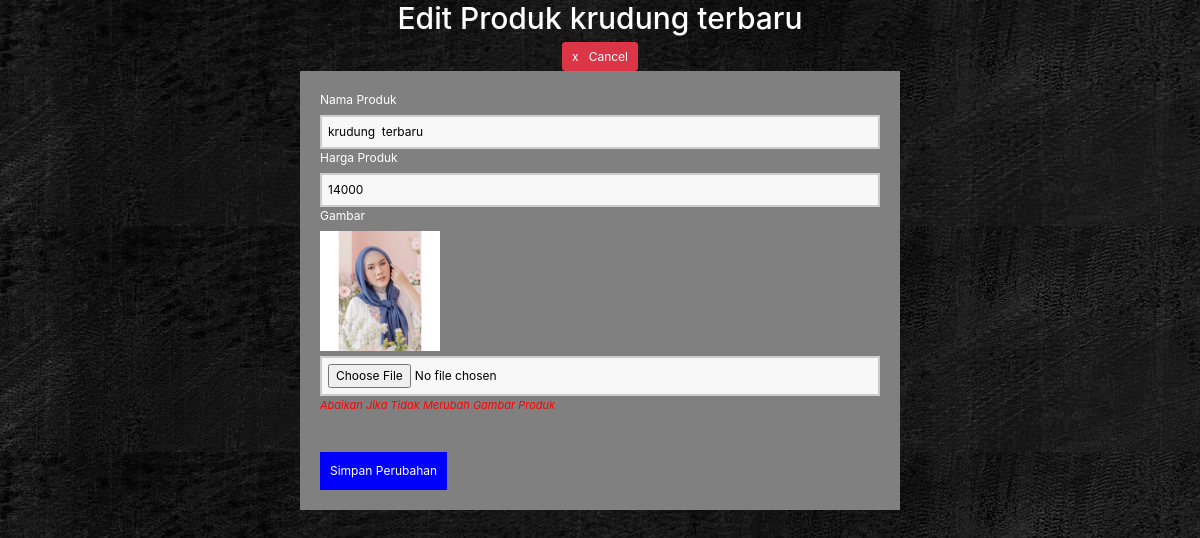
The app's page /app/edit_produk.php?idproduct=3 (signed in) with its own data.
### tables this page shows
CREATE TABLE `product` (
  `idproduct` int(100) NOT NULL,
  `nama` varchar(200) NOT NULL,
  `harga` varchar(100) NOT NULL,
  `image` varchar(200) NOT NULL
);

### app/edit_produk.php (the view, shortened to what this page needs)
<?php
    include ("../auth/koneksi.php");
    if(isset($_GET['idproduct'])){
        $id=$_GET['idproduct'];
        $query = "SELECT * FROM product where idproduct = '$id'";
        $result = mysqli_query($mysqli, $query);
        $data = mysqli_fetch_assoc($result);
    }else {
        echo "<script>alert('Masukan ID yang ingin di edit');window.location='index.php';</script>";
    }
?>
<!DOCTYPE html>
<html lang="en">
<head>
    <link rel="stylesheet" href="style/style.css" />
    <link
      rel="stylesheet"
      href="https://cdnjs.cloudflare.com/ajax/libs/remixicon/3.5.0/remixicon.css" />
    <link rel="stylesheet" href="https://cdn.jsdelivr.net/npm/bootstrap@4.0.0/dist/css/bootstrap.min.css">
</head>
<body>
    <center><h1>Edit Produk <?php echo $data['nama']; ?></h1></center>
        <center><a class="btn btn-danger" href="tambahproduk.php">x &nbsp; Cancel</a></center>
    <form action="proses_edit.php" method="POST" enctype="multipart/form-data">
    <section class="base">
        <div>
            <label >Nama Produk</label>
            <input type="text" name="nama" autofocus="" required="" value="<?php echo $data['nama']; ?>"/>
        </div>
        <div>
            <label >Harga Produk</label>
            <input type="text" name="harga" autofocus="" required="" value="<?php echo $data['harga']; ?>"/>
        </div>
        <div>
            <label >Gambar</label>
            <img src="img/<?php echo $data['image']; ?>" alt=""  style="width : 120px;float: left;margin-bottom: 5px; ">
            <input type="file" name="image"/>
            <i style="floay:11px; font-size:11px; color:red; ">Abaikan Jika Tidak Merubah Gambar Produk</i>
        </div>
        <div>
            <br>
            <button type="submit">Simpan Perubahan</button>
        </div>
    </section>
    </form>
</body>
</html>

### app/style/style.css (style rules this page uses)
* { margin: 0; padding: 0; text-decoration: none; }
:root { --body-font: "Montserrat", sans-serif; --second-font: "Montagu Slab", serif; --z_index: 999; --biru-nav: #687eff; --biru-sidebar: #98e4ff; --biru-font: #b6fffa; --biru-ekstra: #80b3ff; --nav-color: hsl(230, 62%, 56%); --title-color: hsl(230, 70%, 16%); --text-color: hsl(230, 16%, 45%); --border-color: hsl(230, 50%, 90%); --white-color: hsl(0, 0%, 100%); --body-color: hsl(230, 100%, 96%); --container-color: hsl(230, 100%, 97%); }
html { scroll-behavior: smooth; }
body { font-family: var(--body-font); background: url(../img/background.jpg); background-attachment: fixed; }
img { max-width: 100%; height: auto; }
@media (max-width: 1366px) { html { font-size: 75%; } }

### app/edit_produk.php (style rules this page uses)
* { color : white; }
input { color:black; }
.base { width:50%; padding :20px; margin-left:auto; margin-right:auto; background-color: grey; }
h1 { color : white; }
label { margin-top = 10px; float : left; text-align = left; width : 100%; }
input { padding: 6px; width :100%; box-sizing : border-box; background-color: #f8f8f8; border : 2px solid #ccc; outline-color: blue; }
button { background-color: blue; color: white; padding : 10px; font-size : 12px; border : 0; margin-top: 20px; }

### records on screen
product: nama "krudung terbaru", harga "14000", image (picture)
